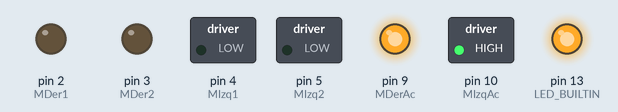
Simulated run of this sketch. Board: Arduino Nano, built with avr-gcc and run on an emulated ATmega328P. Parts: switched loads named in the sketch (green lamp = pin HIGH), output pins drawn as LEDs (lit = HIGH).

Above: at 0.5 s.
At 1.5 s:
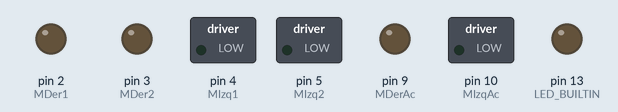
At 5.5 s:
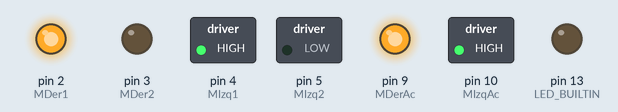
Timing chart, 0 to 6.9 s (numbered marks = the images above):
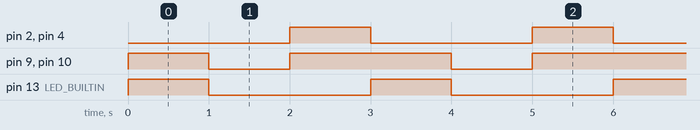

Measured:
- by itself, pin 2 (MDer1), pin 4 (MIzq1), pin 13 (LED_BUILTIN): alternates HIGH for 1.0 s and LOW for 2.0 s
- by itself, pin 9 (MDerAc), pin 10 (MIzqAc): repeats every 3.0 s: LOW 1.0 s, HIGH 2.0 s
- by itself, everything shown: repeats every 3.0 s, in 4 steps

The sketch:

Modulo_1_motores.ino
```cpp
/*Detalle del circuito:
 * https://www.tinkercad.com/things/4gV3lNH63yU-conexion-nano-l298p-sparkfun-ardumoto-proyecto-eustacio
 * VER NOTAS en TinkerCad para detalle de conexiones
*/
//Motor Derecho

int MDerAc=9; //ENA
int MDer1=2;  //IN1
int MDer2=3;  //IN2

//Motor Izquierdo

int MIzqAc=10; //ENb
int MIzq1=4;  //IN1
int MIzq2=5;  //IN2


//Funciones de Control


//Activar y Desactivar Motores
void Motores(int mDer, int mIzq){
  digitalWrite(MDerAc,mDer);
  digitalWrite(MIzqAc,mIzq);
}

//Moverse Hacia Atras
void Atras(int tiempo){
  //Activamos motores
  Motores(1,1);
  //Motor Derecho hacia adelante
  digitalWrite(MDer1,HIGH);
  digitalWrite(MDer2,LOW);
  //Motor Izquierdo hacia adelante
  digitalWrite(MIzq1,HIGH);
  digitalWrite(MIzq2,LOW);
  //Tiempo de Espera
  delay(tiempo);
  //Detener Motores y Señales
  Motores(0,0);
  digitalWrite(MDer1,LOW);
  digitalWrite(MIzq1,LOW);
}

//Moverse Hacia Adelante
void Adelante(int tiempo){
  //Activamos motores
  Motores(1,1);
  //Motor Derecho hacia adelante
  digitalWrite(MDer1,LOW);
  //Motor Izquierdo hacia adelante
  digitalWrite(MIzq1,LOW);
  //Tiempo de Espera
  delay(tiempo);
  //Detener Motores y Señales
  Motores(0,0);
  digitalWrite(MDer1,LOW);
  digitalWrite(MIzq1,LOW);
}


void setup() {
  // put your setup code here, to run once:
  pinMode(MDerAc,OUTPUT);
  pinMode(MDer1,OUTPUT);
  pinMode(MDer2,OUTPUT);
  pinMode(MIzqAc,OUTPUT);
  pinMode(MIzq1,OUTPUT);
  pinMode(MIzq2,OUTPUT);
  pinMode(LED_BUILTIN, OUTPUT);
}

void loop() {
  // put your main code here, to run repeatedly:
  digitalWrite(LED_BUILTIN, HIGH);
  //delay(1000);
  Adelante(1000);
  digitalWrite(LED_BUILTIN, LOW);
  delay(1000);
  Atras(1000);
}
```
